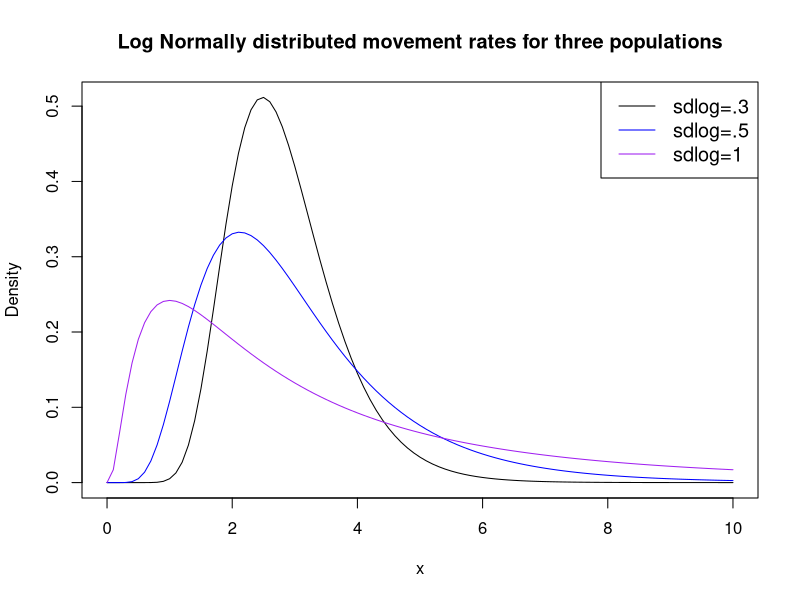
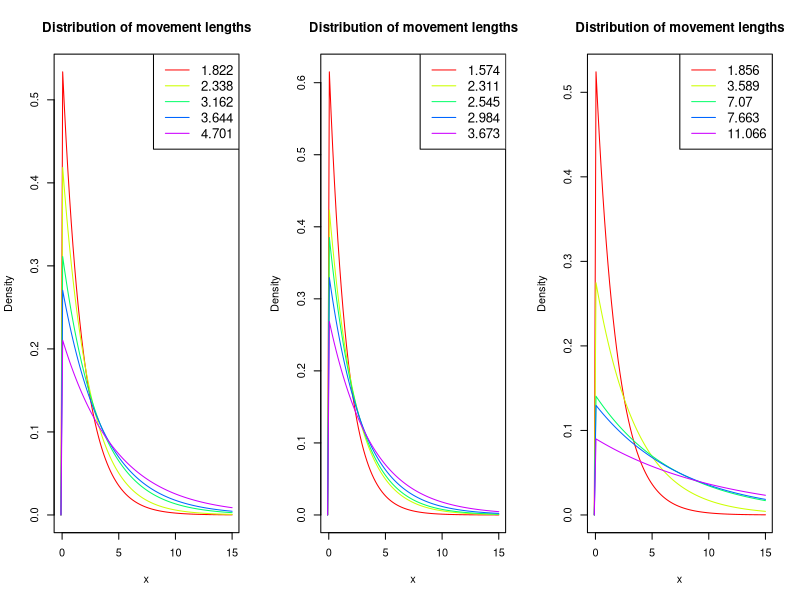
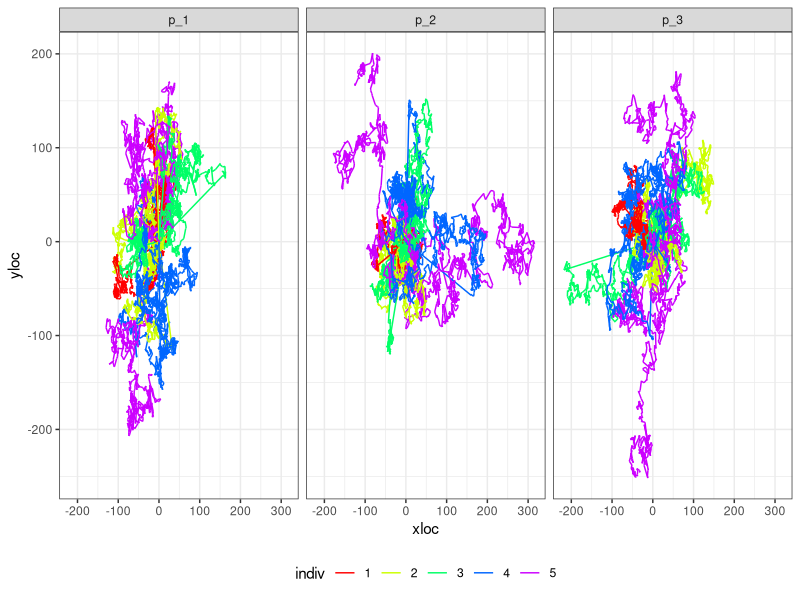
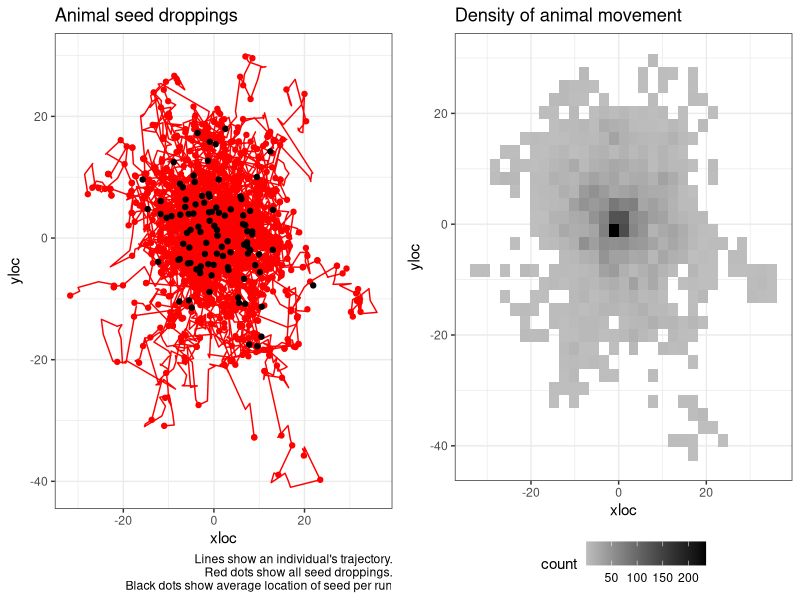
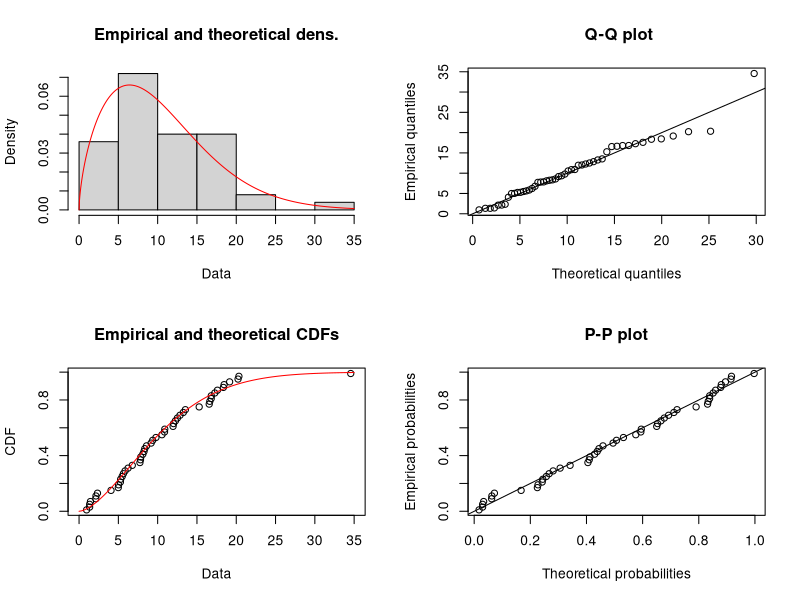
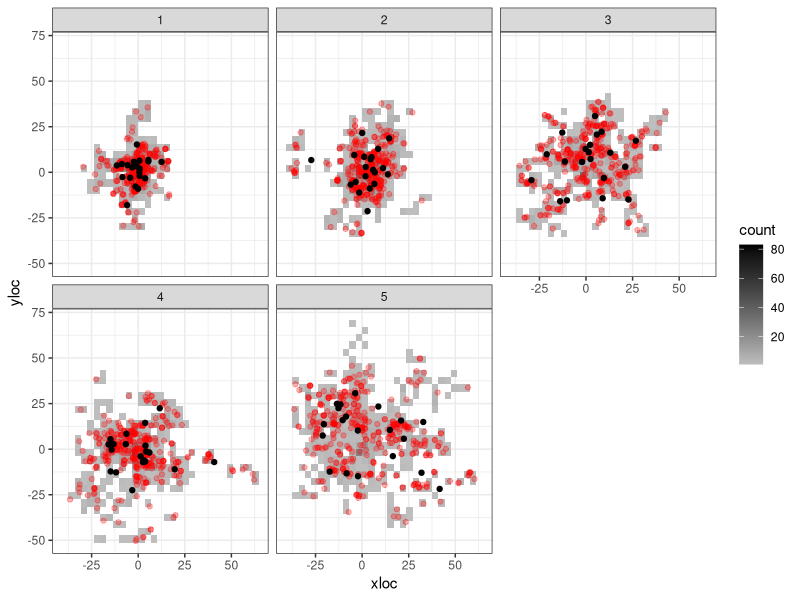
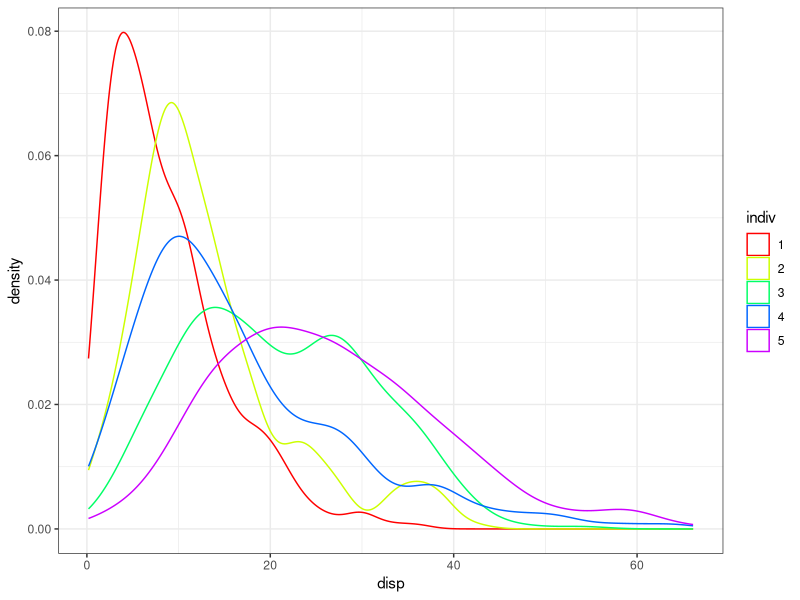
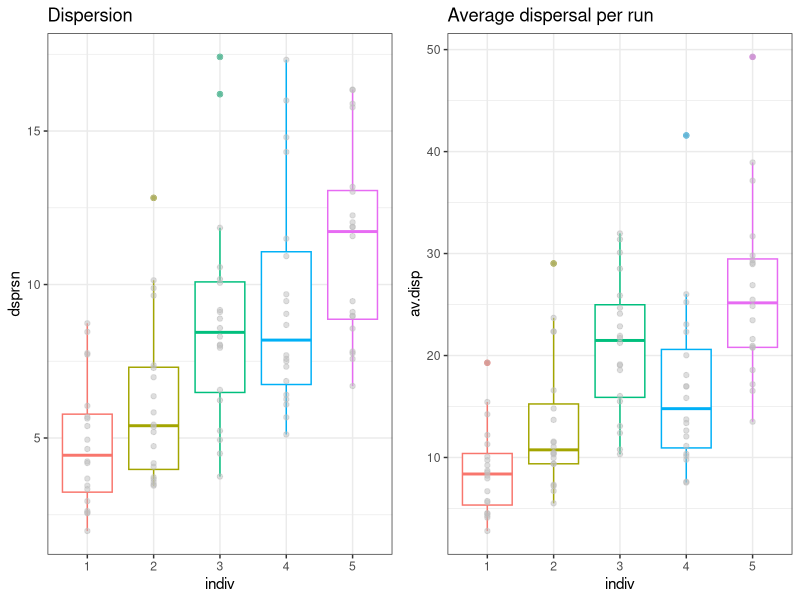

Here is the R script that generated these plots, in order:
## ---- chunk 1
knitr::opts_chunk$set(echo = FALSE)
knitr::opts_chunk$set(fig.width=12, fig.height=6) 
## ---- chunk 2
library(dplyr)
library(tidyr)
library(ggplot2)
library(cowplot)
library(fitdistrplus)
library(Hmisc)
## ---- chunk 3

av.mov.rate <- 1
max.x <- 10

mycols <- c("black", "blue", "purple")
#create density plots
curve(dlnorm(x, meanlog=av.mov.rate, sdlog=.3),
      from=0, to=max.x,
      col=mycols[1],
      main = 'Log Normally distributed movement rates for three populations', #add title
      ylab = 'Density', #change y-axis label
      )

curve(dlnorm(x, meanlog=av.mov.rate, sdlog=.5), 
      from=0, to=max.x,
      col=mycols[2], add=TRUE)

curve(dlnorm(x, meanlog=av.mov.rate, sdlog=1), 
      from=0, to=max.x,
      col=mycols[3], add=TRUE)

#add legend
legend("topright", legend=c("sdlog=.3", "sdlog=.5", "sdlog=1"),
       col=mycols, lty=1, cex=1.2)
## ---- chunk 4
n.individuals <- 5
m_1 <- sort(round(rlnorm(n.individuals, meanlog = av.mov.rate, sdlog = 0.3),3))
m_2 <- sort(round(rlnorm(n.individuals, meanlog = av.mov.rate, sdlog = 0.5),3))
m_3 <- sort(round(rlnorm(n.individuals, meanlog = av.mov.rate, sdlog = 1),3))
## ---- chunk 5

par(mfrow=c(1,3))
mycols <- rainbow(n.individuals, s=1)

range <- c(-0.1,max.x+5)
#create density plots
#########################################################################
# Fist population
curve(dexp(x, 1/m_1[1]), #notice rate for exponential is 1/movement rate.
      from=range[1], to=range[2], 
      col=mycols[1],
      main = 'Distribution of movement lengths', #add title
      ylab = 'Density', #change y-axis label
      xlab = "x"
      )
for(i in 2:5){
  curve(dexp(x, 1/m_1[i]), 
        from=range[1], to=range[2],
        col=mycols[i], add=TRUE)
}

#add legend
legend("topright", legend= m_1,
       col=mycols, lty=1, cex=1.2)
#########################################################################
# Second population
curve(dexp(x, 1/m_2[1]), #notice rate for exponential is 1/movement rate.
      from=range[1], to=range[2], 
      col=mycols[1],
      main = 'Distribution of movement lengths', #add title
      ylab = 'Density', #change y-axis label
      xlab = "x"
      )
for(i in 2:5){
  curve(dexp(x, 1/m_2[i]), 
        from=range[1], to=range[2],
        col=mycols[i], add=TRUE)
}

#add legend
legend("topright", legend= m_2,
       col=mycols, lty=1, cex=1.2)

#########################################################################
# Third population
curve(dexp(x, 1/m_3[1]), #notice rate for exponential is 1/movement rate.
      from=range[1], to=range[2], 
      col=mycols[1],
      main = 'Distribution of movement lengths', #add title
      ylab = 'Density', #change y-axis label
      xlab = "x"
      )
for(i in 2:5){
  curve(dexp(x, 1/m_3[i]), 
        from=range[1], to=range[2],
        col=mycols[i], add=TRUE)
}

#add legend
legend("topright", legend= m_3,
       col=mycols, lty=1, cex=1.2)
## ---- chunk 6
sim_movement <- function(prm, t = 1000, plot.it = TRUE, return.data.frame = FALSE){
  tru.rate <- round(prm, 3)
  movedist <- rexp(t, rate = 1/tru.rate)
  angle <- runif(t, min = 0, max = 360)
  distx <- movedist*cos(angle)
  xloc <- c(0, cumsum(distx))
  disty <- movedist*sin(angle)
  yloc <- c(0, cumsum(disty))
  animalTraj <- data.frame(time = 0:t, xloc = xloc, yloc = yloc)
  if(plot.it == TRUE){
    plot(x = xloc, y = yloc, type = "l", main = paste("Rate=",tru.rate))
  }
  if(return.data.frame == TRUE){
    return(animalTraj)
  }
}
## ---- chunk 7
nruns <- 3
m.data <- data.frame(m_1, m_2, m_3)

df <- NULL

for(m in 1:3){
  m.0 <- m.data[m]
  for(j in 1:n.individuals){
  for(k in 1:nruns){
  a <- sim_movement(m_2[j], plot.it = FALSE, return.data.frame = TRUE) %>% 
    mutate(indiv = as.factor(j),
           run = paste0("r_", k),
           pop.id = paste0("p_",m))
  df <- rbind.data.frame(df, a)
}
}
  
}


df %>% 
  ggplot(., aes(x = xloc, y=yloc, group = run, color = indiv)) +
  facet_wrap(~pop.id) +
  geom_path() +
  scale_color_manual(values = mycols) +
  theme_bw() +
  theme(legend.position = "bottom") +
  NULL
## ---- chunk 8
sim_seeds <- function(nseeds = 20, m.prms = NULL,...){
  grt <- round(rgamma(nseeds, shape = 4, scale = 5))
  t.grt <- max(grt)

  df <- sim_movement(m.prms, t = t.grt, plot.it = FALSE, return.data.frame = TRUE)

  df %>% 
    left_join(., data.frame(s.id = 1:nseeds, time = grt)) %>% 
    mutate(disp = sqrt(xloc^2+yloc^2)) -> df
  
  return(df)
}

summ_seeds <- function(df = NULL){
  df %>% 
  drop_na(s.id) %>% 
  mutate(xi = (mean(xloc)-xloc)^2,
         yi = (mean(yloc)-yloc)^2) %>% 
  summarise(x = mean(xloc),
            y = mean(yloc),
            av.disp = mean(disp),
            se.disp = sd(disp)/sqrt(n()),
            dsprsn = sum(sqrt(xi+yi))/n()) -> s.df
  return(s.df)
}

# a <- sim_seeds(m.prms = m_1[1])
# summ_seeds(a)
## ---- chunk 9
nruns <- 100
ex.i <- 1
df <- NULL
summ.df <- NULL

for(j in 1:ex.i){
  for(k in 1:nruns){
    a <- sim_seeds(m.prms = m_1[j]) %>% 
      mutate(indiv = as.factor(j),
             run = factor(paste0("r_", k), levels = paste0("r_", 1:nruns)))
    
    b <- summ_seeds(a) %>% 
      mutate(indiv = as.factor(j),
             run = factor(paste0("r_", k), levels = paste0("r_", 1:nruns)))
    
    df <- rbind.data.frame(df, a) 
    summ.df <- rbind.data.frame(summ.df, b) 
}
}
## ---- chunk 10

df %>% 
  ggplot(., aes(x = xloc, y=yloc, 
                group = run,
                color = indiv)) +
  # facet_wrap(~run) +
  geom_path() +
  scale_color_manual(values = mycols) +
  geom_point(data = df %>% drop_na(s.id), 
             aes(x = xloc, y = yloc)) +
  geom_point(data = summ.df, aes(x = x, y=y), color = "black") +
  theme_bw() +
  labs(title = "Animal seed droppings", caption = "Lines show an individual's trajectory.\n Red dots show all seed droppings.\n Black dots show average location of seed per run") +
  theme(legend.position = "none") -> p1
# p1

df %>% 
  ggplot(., aes(x = xloc, y = yloc)) +
  # stat_density_2d(aes(fill = ..level..), geom = "polygon", colour="white") +
  geom_bin2d() +
  # geom_hex() +
  # scale_fill_continuous(type = "viridis") +
  scale_fill_gradient(low = "grey", high = "black") +
  # geom_point(data = df %>% drop_na(s.id), 
  #            aes(x = xloc, y = yloc), color = mycols[ex.i], alpha = 0.3) +
  # geom_point(data = summ.df, aes(x = x, y=y), color = "black") +
  theme_bw() +
  theme(legend.position = "bottom") +
  labs(title = "Density of animal movement") -> p2
# p2

cowplot::plot_grid(p1, p2)
  
# summ.df %>% 
#   ggplot(., aes(y = dsprsn)) +
#   geom_boxplot()
# 
# summ.df %>% 
#   ggplot(., aes(x = av.disp)) +
#   geom_density(color = "blue") + # for the average dispersal per run
#   geom_density(data = df %>% drop_na(s.id),
#                  aes(x = disp)) + # for every seed
#   theme_bw()
## ---- chunk 11
# s.df <- df %>% drop_na(s.id)

s.df <- df %>% drop_na(s.id) %>% 
  sample_n(., 50)
  


g <- fitdist(s.df$disp, distr = "weibull")
## ---- chunk 12
summary(g)
plot(g)

# library(MASS)
# fitdistr(s.df$disp, densfun = "weibull")
## ---- chunk 13
nruns <- 20

df <- NULL
summ.df <- NULL

for(j in 1:n.individuals){
  for(k in 1:nruns){
    a <- sim_seeds(m.prms = m_1[j]) %>% 
      mutate(indiv = as.factor(j),
             run = factor(paste0("r_", k), levels = paste0("r_", 1:nruns)))
    
    b <- summ_seeds(a) %>% 
      mutate(indiv = as.factor(j),
             run = factor(paste0("r_", k), levels = paste0("r_", 1:nruns)))
    
    df <- rbind.data.frame(df, a) 
    summ.df <- rbind.data.frame(summ.df, b) 
}
}
## ---- chunk 14
df %>% 
  ggplot(., aes(x = xloc, y = yloc)) +
  facet_wrap(~indiv) +
  # stat_density_2d(aes(fill = ..level..), geom = "polygon", colour="white") +
  geom_bin2d() +
  # geom_hex() +
  # scale_fill_continuous(type = "viridis") +
  scale_fill_gradient(low = "grey", high = "black") +
  geom_point(data = df %>% drop_na(s.id),
             aes(x = xloc, y = yloc), color = "red", alpha = 0.3) +
  geom_point(data = summ.df, aes(x = x, y=y), color = "black") +
  theme_bw()
## ---- chunk 15
df %>% 
  drop_na(s.id) %>% 
  ggplot(., aes(x = disp, color = indiv)) +
  geom_density() +
  scale_color_manual(values = mycols) +
  theme_bw()

## ---- chunk 16
summ.df %>% 
  ggplot(., aes(y = dsprsn, x = indiv, color = indiv)) +
  geom_boxplot() +
  geom_point(color = "grey", alpha = 0.5) +
  labs(title = "Dispersion") +
  theme_bw() +
  theme(legend.position = "none") -> p1
# p1

summ.df %>% 
  ggplot(., aes(y = av.disp, x = indiv, color = indiv)) +
  geom_boxplot() +
  geom_point(color = "grey", alpha = 0.5) +
  labs(title = "Average dispersal per run") +
  theme_bw() +
  theme(legend.position = "none") -> p2
# p2

plot_grid(p1, p2)
## ---- chunk 17
weib.boot <- NULL

for(j in 1:10){
      s.df <- df %>% drop_na(s.id) %>%
      group_by(indiv) %>%
      sample_n(., 50)
    
    # s.df <- df %>% drop_na(s.id)
    
    weib.fits <- NULL
    
    for(i in 1:n.individuals){
      dat <- s.df %>% 
        filter(indiv == i)
      #g <- fitdist(dat$disp, distr = "weibull", method = 'mle', lower = c(0,0))
      g <- fitdistr(dat$disp, densfun = "weibull", lower = c(0,0))
      prms.weib <- data.frame(est.shape = as.numeric(g$estimate[1]),
                              est.scale = as.numeric(g$estimate[2]),
                              loglik = g$loglik, indiv = i)
      weib.fits <- rbind.data.frame(weib.fits, prms.weib)
      # plot(g)
    }
    
    weib.boot <- rbind.data.frame(weib.boot, weib.fits %>% mutate(boot = j))
}

# weib.boot
## ---- chunk 18

weib.boot %>% 
  ggplot(., aes(x = factor(indiv), y = est.shape)) +
  geom_violin() +
  #geom_boxplot(width = 0.1) +
  stat_summary(fun.data=mean_sdl, mult=1, 
                 geom="pointrange", color="red") +
  labs(title = "Shape") +
  theme_bw() -> p1

weib.boot %>% 
  ggplot(., aes(x = factor(indiv), y = est.scale)) +
  geom_violin() +
  #geom_boxplot(width = 0.1) +
  stat_summary(fun.data=mean_sdl, mult=1, 
                 geom="pointrange", color="red") +
  labs(title = "Scale") +
  theme_bw() -> p2

plot_grid(p1, p2)
## ---- chunk 19
weib.boot.pool <- NULL

for(j in 1:10){
      s.df <- df %>% drop_na(s.id) %>%
      sample_n(., 50)

    
    g <- fitdistr(s.df$disp, densfun = "weibull", lower = c(0,0))
    
    prms.weib <- data.frame(est.shape = as.numeric(g$estimate[1]),
                              est.scale = as.numeric(g$estimate[2]),
                              loglik = g$loglik, indiv = 0)
    
    weib.boot.pool <- rbind.data.frame(weib.boot.pool, prms.weib %>% mutate(boot = j))
}

## ---- chunk 20

weib.boot %>% 
  rbind.data.frame(., weib.boot.pool) -> weib.boot

weib.boot %>% 
  ggplot(., aes(x = factor(indiv), y = est.shape)) +
  geom_violin() +
  #geom_boxplot(width = 0.1) +
  stat_summary(fun.data=mean_sdl, mult=1, 
                 geom="pointrange", color="red") +
  labs(title = "Shape") +
  theme_bw() -> p1

weib.boot %>% 
  ggplot(., aes(x = factor(indiv), y = est.scale)) +
  geom_violin() +
  #geom_boxplot(width = 0.1) +
  stat_summary(fun.data=mean_sdl, mult=1, 
                 geom="pointrange", color="red") +
  labs(title = "Scale") +
  theme_bw() -> p2

plot_grid(p1, p2)
